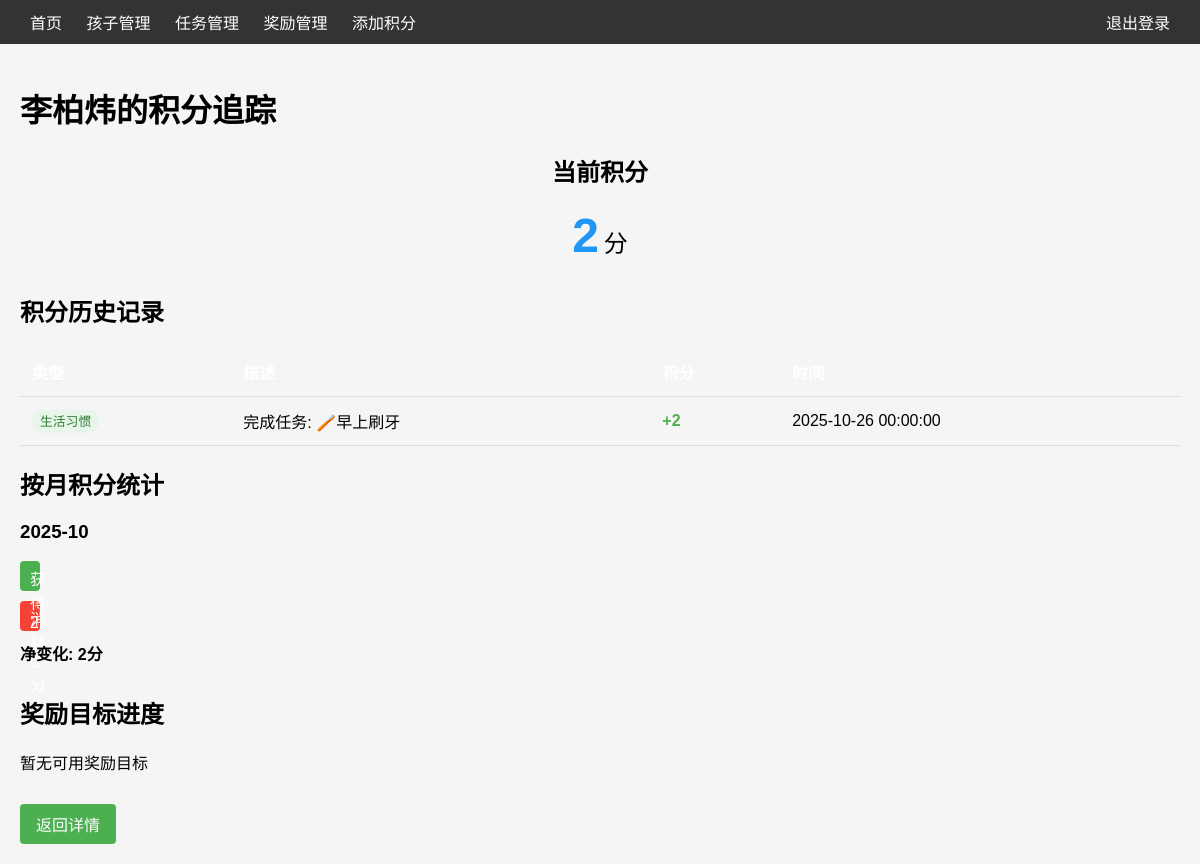
The app's page /child/1/progress (signed in) with its own data.
### app/models.py (models this page shows)
class Child(db.Model):
    id = db.Column(db.Integer, primary_key=True)
    name = db.Column(db.String(64), nullable=False)
    age = db.Column(db.Integer)
    points = db.Column(db.Integer, default=0)
    user_id = db.Column(db.Integer, db.ForeignKey('user.id'), nullable=False)
    task_records = db.relationship('TaskRecord', backref='child', lazy='dynamic')
    reward_records = db.relationship('RewardRecord', backref='child', lazy='dynamic')

class Task(db.Model):
    id = db.Column(db.Integer, primary_key=True)
    name = db.Column(db.String(128), nullable=False)
    description = db.Column(db.Text)
    points = db.Column(db.Integer, nullable=False)  # 完成任务获得的积分
    category = db.Column(db.String(64), nullable=False, default='学习任务')  # 任务分类：学习任务、生活习惯、品德行为
    is_active = db.Column(db.Boolean, default=True)
    records = db.relationship('TaskRecord', backref='task', lazy='dynamic')

class TaskRecord(db.Model):
    id = db.Column(db.Integer, primary_key=True)
    child_id = db.Column(db.Integer, db.ForeignKey('child.id'), nullable=False)
    task_id = db.Column(db.Integer, db.ForeignKey('task.id'), nullable=False)
    completed_at = db.Column(db.DateTime, default=datetime.utcnow)
    is_confirmed = db.Column(db.Boolean, default=False)  # 家长确认

### app/main/views.py (the view, shortened to what this page needs)
@main.route('/child/<int:child_id>/progress')
@login_required
def child_progress(child_id):
    child = Child.query.filter_by(id=child_id, user_id=current_user.id).first_or_404()
    from datetime import datetime
    task_records = TaskRecord.query.filter_by(child_id=child_id, is_confirmed=True).order_by(TaskRecord.completed_at.desc()).limit(20).all()
    reward_records = RewardRecord.query.filter_by(child_id=child_id).order_by(RewardRecord.redeemed_at.desc()).limit(20).all()
    all_records = []
    for record in task_records:
        all_records.append({
            'type': 'earned',
            'amount': record.task.points,
            'description': f'完成任务: {record.task.name}',
            'time': record.completed_at,
            'category': record.task.category
        })
    all_records.sort(key=lambda x: x['time'], reverse=True)
    monthly_summary = {}
    for record in task_records:
        month_key = record.completed_at.strftime('%Y-%m')
        if month_key not in monthly_summary:
            monthly_summary[month_key] = {'earned': 0, 'spent': 0}
        monthly_summary[month_key]['earned'] += record.task.points
    for record in reward_records:
        month_key = record.redeemed_at.strftime('%Y-%m')
        if month_key not in monthly_summary:
            monthly_summary[month_key] = {'earned': 0, 'spent': 0}
        monthly_summary[month_key]['spent'] += record.reward.cost
    reward_goals = []
    available_rewards = Reward.query.filter_by(is_active=True).order_by(Reward.cost).all()
    return render_template('child_progress.html', child=child, records=all_records,
                          monthly_summary=monthly_summary, reward_goals=reward_goals)

### app/models.py (called while the page is built)
@login_manager.user_loader
def load_user(user_id):
    return User.query.get(int(user_id))

### app/templates/child_progress.html (shortened to what this page needs)
{% extends "base.html" %}
{% block content %}
<h1>{{ child.name }}的积分追踪</h1>
<div class="current-points">
    <h2>当前积分</h2>
    <div class="points-display">
        <span class="points-value">{{ child.points }}</span>
        <span class="points-label">分</span>
    </div>
</div>
<div class="history-section">
    <h2>积分历史记录</h2>
    {% if records %}
    <table class="records-table">
        <tr>
            <th>类型</th>
            <th>描述</th>
            <th>积分</th>
            <th>时间</th>
        </tr>
        {% for record in records %}
        <tr class="record-{{ record.type }}">
            <td>
                {% if record.type == 'earned' %}
                <span class="badge earned">{{ record.category }}</span>
                {% else %}
                <span class="badge spent">{{ record.level }}</span>
                {% endif %}
            </td>
            <td>{{ record.description }}</td>
            <td class="amount {{ record.type }}">
                {% if record.type == 'earned' %}+{% else %}-{% endif %}{{ record.amount }}
            </td>
            <td>{{ record.time.strftime('%Y-%m-%d %H:%M:%S') }}</td>
        </tr>
        {% endfor %}
    </table>
    {% else %}
    <p>暂无积分记录</p>
    {% endif %}
</div>
<div class="monthly-section">
    <h2>按月积分统计</h2>
    {% if monthly_summary %}
    <div class="monthly-charts">
        {% for month, data in monthly_summary.items() %}
        <div class="month-summary">
            <h3>{{ month }}</h3>
            <div class="summary-bars">
                <div class="bar earned" style="width: {{ (data.earned / 200) * 100 }}%;">
                    获得: {{ data.earned }}分
                </div>
                <div class="bar spent" style="width: {{ (data.spent / 200) * 100 }}%;">
                    消耗: {{ data.spent }}分
                </div>
            </div>
            <div class="net-change">
                净变化: {{ data.earned - data.spent }}分
            </div>
        </div>
        {% endfor %}
    </div>
    {% else %}
    <p>暂无月度统计数据</p>
    {% endif %}
</div>
<div class="goals-section">
    <h2>奖励目标进度</h2>
    {% if reward_goals %}
    <div class="goals-list">
        {% for goal in reward_goals %}
        <div class="goal-item">
            <div class="goal-header">
                <span class="goal-name">{{ goal.name }}</span>
                <span class="goal-level">{{ goal.level }}</span>
            </div>
            <div class="goal-progress">
                <div class="progress-bar-container">
                    {% if goal.progress < 30 %}
                    <div class="progress-bar low" style="width: {{ goal.progress }}%;">
                    {% elif goal.progress < 70 %}
                    <div class="progress-bar medium" style="width: {{ goal.progress }}%;">
                    {% else %}
                    <div class="progress-bar high" style="width: {{ goal.progress }}%;">
                    {% endif %}
                        {{ "%.1f"|format(goal.progress) }}%
                    </div>
                </div>
                <div class="goal-stats">
                    已获得: {{ child.points }}分 / 所需: {{ goal.cost }}分
                </div>
            </div>
        </div>
        {% endfor %}
    </div>
    {% else %}
    <p>暂无可用奖励目标</p>
    {% endif %}
</div>
<a href="{{ url_for('main.child_detail', child_id=child.id) }}" class="button">返回详情</a>
{% endblock %}

### app/templates/base.html (style rules this page uses)
body { font-family: Arial, sans-serif; margin: 0; padding: 0; background-color: #f5f5f5; }
table { width: 100%; border-collapse: collapse; margin-top: 20px; }
th, td { padding: 12px; text-align: left; border-bottom: 1px solid #ddd; }
th { background-color: #4CAF50; color: white; }
.button { display: inline-block; padding: 8px 16px; background-color: #4CAF50; color: white; text-decoration: none; border-radius: 4px; }

### app/templates/child_progress.html (style rules this page uses)
.current-points { text-align: center; margin-bottom: 30px; }
.points-display { display: inline-flex; align-items: baseline; }
.points-value { font-size: 3em; font-weight: bold; color: #2196f3; }
.points-label { font-size: 1.5em; margin-left: 5px; }
.records-table { width: 100%; border-collapse: collapse; margin-bottom: 20px; }
.records-table th, .records-table td { padding: 12px; text-align: left; border-bottom: 1px solid #ddd; }
.records-table th { background-color: #f5f5f5; }
.record-earned td.amount { color: #4caf50; font-weight: bold; }
.badge { padding: 4px 8px; border-radius: 12px; font-size: 0.8em; }
.badge.earned { background-color: #e8f5e9; color: #2e7d32; }
.monthly-section { margin-bottom: 30px; }
.month-summary { margin-bottom: 20px; }
.summary-bars { margin: 10px 0; }
.bar { height: 30px; margin-bottom: 10px; padding: 5px 10px; color: white; border-radius: 4px; box-sizing: border-box; }
.bar.earned { background-color: #4caf50; }
.bar.spent { background-color: #f44336; }
.net-change { font-weight: bold; }
.goals-section { margin-bottom: 30px; }

### records on screen
Child: name "李柏炜", points "2"
Task: category "生活习惯", description "完成任务: 🪥早上刷牙", amount "2", time "2025-10-26 00:00:00"

### other values on screen
{{ month }} "2025-10"
{{ data.spent }} "0"
{{ data.earned - data.spent }} "2"
